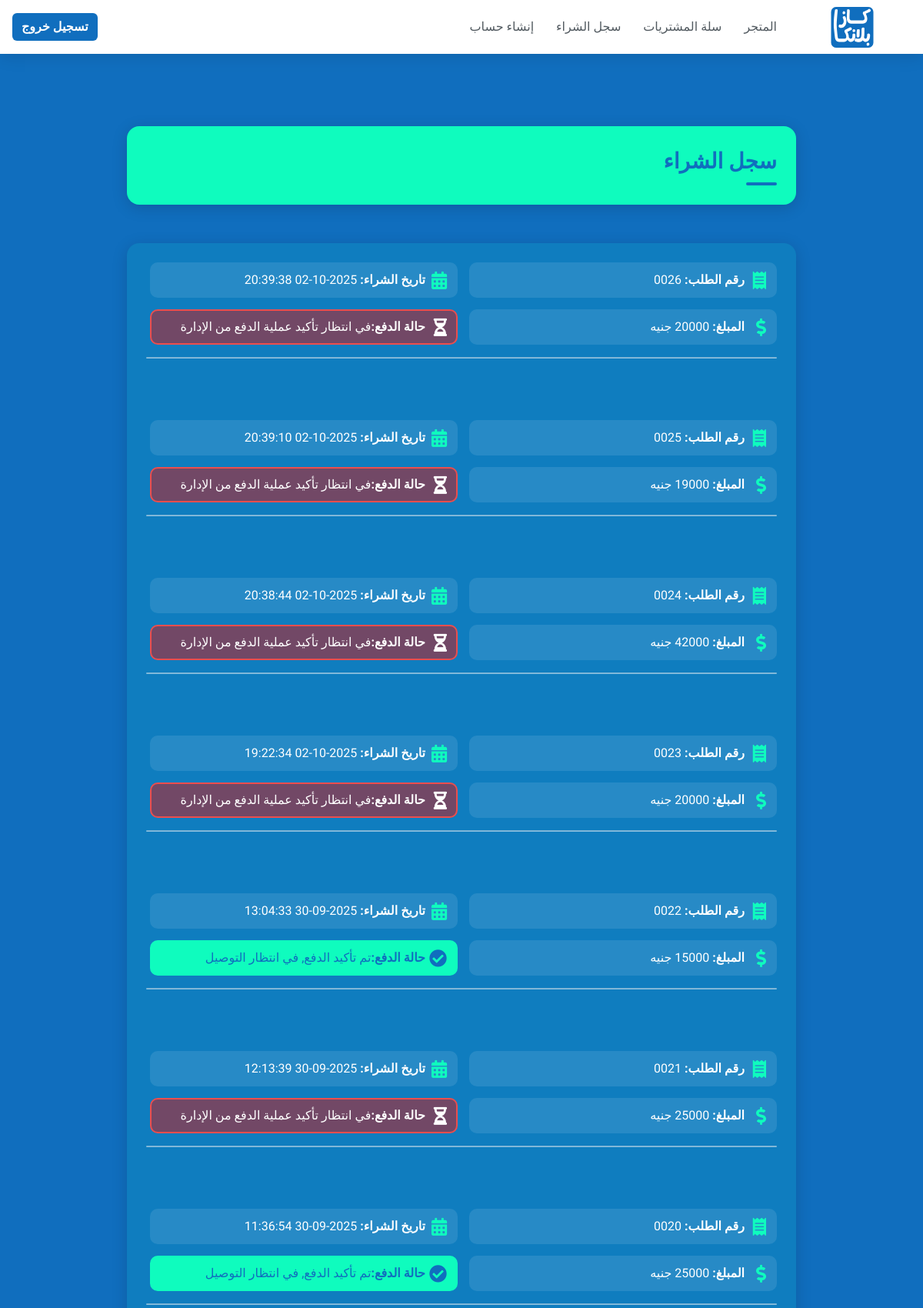
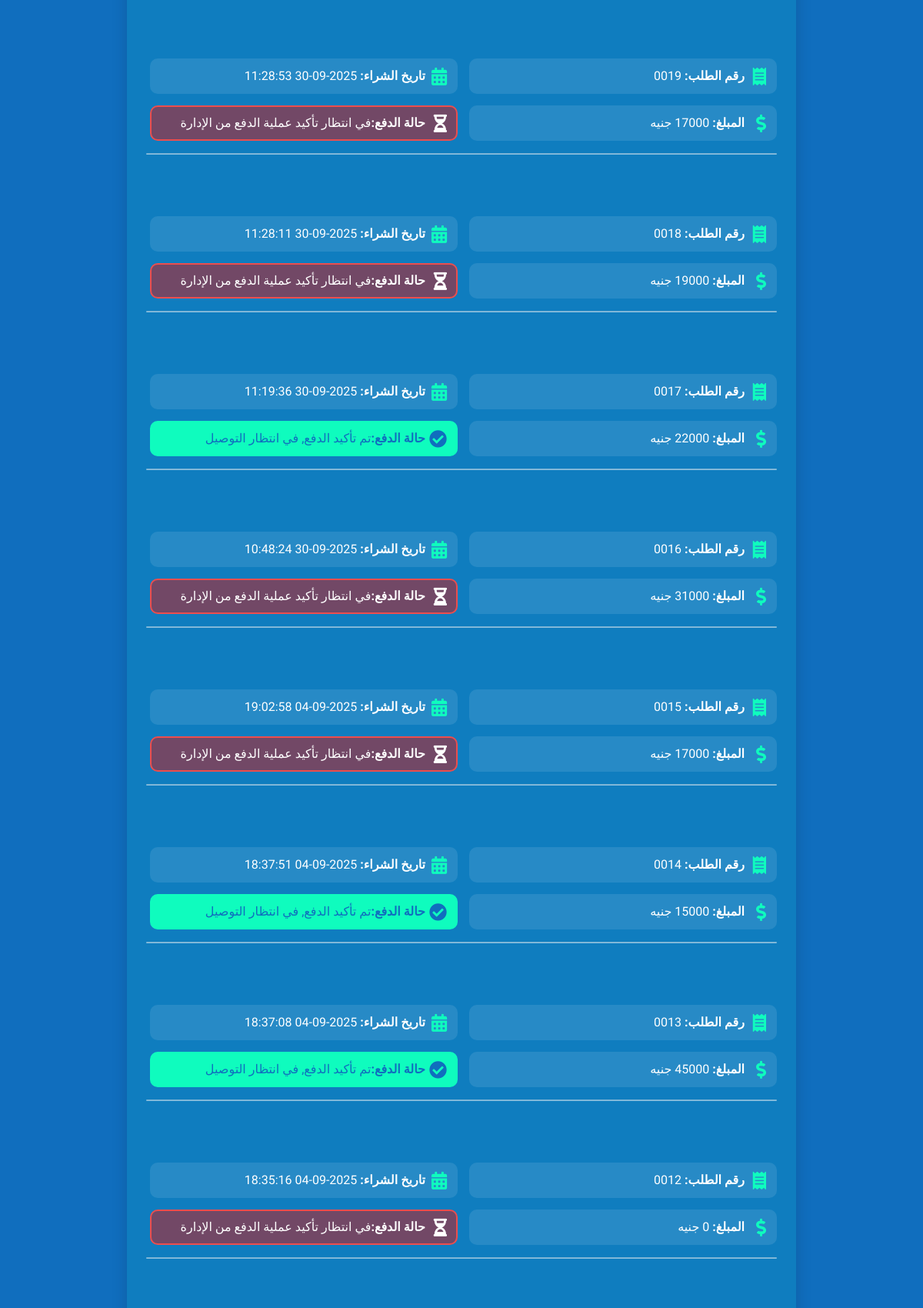
/purchase-history/ (signed in, upper part), run on the app's committed database (2 pictures, top to bottom).
### store/models.py (models this page shows, shortened)
class Payment(models.Model):
    customer = models.ForeignKey(Customer, on_delete=models.CASCADE)
    order = models.ForeignKey(Order, on_delete=models.CASCADE)
    transaction_id = models.CharField(max_length=200)
    amount = models.DecimalField(max_digits=10, decimal_places=0,default=0)
    date_paid = models.DateTimeField(auto_now_add=True)
    is_confirmed = models.BooleanField(default=False, verbose_name="Is Confirmed?")

class Order(models.Model):
    customer = models.ForeignKey(Customer, on_delete=models.SET_NULL, null=True, blank=True)
    date_ordered = models.DateTimeField(auto_now_add=True)
    complete = models.BooleanField(default=False, null=True, blank=False)
    transaction_id = models.CharField(max_length=200, null=True)
    @property
    def get_cart_total(self):
        orderitems = self.orderitem_set.all()
        total = sum([item.get_total for item in orderitems])
        return total

class OrderItem(models.Model):
    product = models.ForeignKey(Product, on_delete=models.SET_NULL, null=True, blank=True)
    order = models.ForeignKey(Order, on_delete=models.SET_NULL, null=True, blank=True)
    quantity = models.IntegerField(default=0, null=True, blank=True)
    date_added = models.DateTimeField(auto_now_add=True)
    @property
    def get_total(self):
        total = self.product.price * self.quantity
        return total

class Product(models.Model):
    CATEGORY_CHOICES = (
        ('men', 'رجالي'),
        ('women', 'نسائي'),
        ('kids', 'أطفالي'),
    )
    CLOTHE_CATEGORY_CHOICES = (
        ('t-shirt', 'تي شيرتات'),
        ('shirts', 'قمصان'),
        ('pants', 'بناطلين'),
        ('jackets', 'جاكيتات'),
        ('suits', 'بدلات'),
        ('sportswear', 'ملابس رياضية'),
        ('jeans', 'جينز'),
        ('hoodies', 'هوديز'),
        ('dresses', 'فساتين'),
        ('blouses', 'بلوزات'),
        ('abayas', 'عبايات'),
        ('pajamas', 'بيجامات'),
        ('bags', 'حقائب'),
        ('sneakers', 'أحذية رياضية'),
        ('formal-shoes', 'أحذية رسمية'),
        ('boots', 'بوتات'),
        ('slippers', 'شباشب'),
        ('caps', 'كابات'),
        ('hats', 'قبعات'),
        ('sunglasses', 'نظارات شمسية'),
        ('watches', 'ساعات'),
)
    name = models.CharField(max_length=200, null=True)
    description = models.TextField(null=True, blank=True)
    price = models.DecimalField(decimal_places=0, max_digits=10, default=0)
    category = models.CharField(max_length=10, choices=CATEGORY_CHOICES, default='men')
    type_of_clothe = models.CharField(max_length=20, choices=CLOTHE_CATEGORY_CHOICES, default='t-shirt')
    image = models.ImageField(null=True, blank=True)

### store/views.py (the view)
# urls.py: path('purchase-history/', views.purchase_history_view, name='purchase_history'),
@login_required(login_url='login')
def purchase_history_view(request):
    customer = request.user.customer
    payments = Payment.objects.filter(customer=request.user.customer).order_by('-date_paid')
    return render(request, 'store/purchase_history.html', {'payments': payments})

### store/templates/store/purchase_history.html (shortened to what this page needs)
{% extends 'store/main.html' %}
{% load static %}
{% block content %}
<link rel="stylesheet" type="text/css" href="{% static 'css/purchase_history.css' %}">
<div class="purchase-content">
    <div class="title-box col-lg-6 mx-auto" dir="rtl">
        <div class="title"><strong>سجل الشراء</strong></div>
    </div>
    <div class="col-lg-6 mx-auto" dir="rtl">
        {% if payments %}
            {% for payment in payments %}
                <div class="purchase-box">
                    <div class="purchase-item">
                        <i class="fas fa-receipt"></i>
                        <p><strong>رقم الطلب:</strong> {{payment.order.transaction_id}}</p>
                    </div>
                    <div class="purchase-item">
                        <i class="fas fa-calendar-alt"></i>
                        <p><strong>تاريخ الشراء:</strong> {{payment.date_paid|date:"Y-m-d H:i:s"}}</p>
                    </div>
                    <div class="purchase-item">
                        <i class="fas fa-dollar-sign"></i>
                        <p><strong>المبلغ:</strong> {{payment.order.get_cart_total}} جنيه</p>
                    </div>
                    <div class="purchase-item payment_status">
                        {% if payment.is_confirmed %}
                                <p class="confirmed"><strong>حالة الدفع:</strong>تم تأكيد الدفع, في انتظار التوصيل</p>
                        {% else %}
                                <i class="fas fa-hourglass-half"></i>
                                <p class="pending"><strong>حالة الدفع:</strong>في انتظار تأكيد عملية الدفع من الإدارة</p>
                        {% endif %}
                    </div>
                </div>
                <hr>
                {% endfor %}
        {% else %}
                <p style="color: #fff; font-weight: 600;">لا توجد مشتريات سابقة</p>
        {% endif %}
    </div>
</div>
{% endblock content %}

### static/css/main.css (style rules this page uses)
body { background: #106EBE; font-family: "Tajawal", sans-serif; }
.col-lg-4, .col-lg-6, .col-lg-8, .col-lg-12 { margin-top: 10px; }
@media (max-width: 1200px) { .col-lg-12, .col-lg-8, .col-lg-6, .col-lg-4 { width: 100%!important; margin-top: 10px; } }

### static/css/purchase_history.css (style rules this page uses)
.purchase-content { min-height: 60vh; display: flex; flex-direction: column; gap: 10px; align-items: center; justify-content: center; padding: 10px; padding-top: 30px; position: relative; }
.purchase-content .col-lg-6 { background: rgba(15, 252, 190, 0.1); border-radius: 16px; padding: 25px; color: #0FFCBE; position: relative; text-align: right; direction: rtl; box-shadow: 0 4px 20px rgba(0,0,0,0.15); width: 870px !important; max-width: 870px; margin-top: 20px; margin-bottom: 20px; }
.purchase-content .title-box { background: #0FFCBE; }
.col-lg-6 .title { font-size: 28px; font-weight: 700; color: #106EBE; margin-bottom: 10px; position: relative; }
.col-lg-6 .title::before { content: ''; position: absolute; right: 0; bottom: -10px; width: 40px; height: 4px; background: #106EBE; border-radius: 3px; }
.col-lg-6 .purchase-box { margin: 0; display: flex; gap: 15px; flex-wrap: wrap; justify-content: flex-start; }
.col-lg-6 hr { background-color: #fff; border-radius: 6px; height: 1px; opacity: 0.5; margin-bottom: 80px; }
.purchase-box .purchase-item { position: relative; display: flex; align-items: center; margin-bottom: 0; flex: 0 0 calc((100% / 2) - 10px); gap: 10px; }
.purchase-box .purchase-item .confirmed, .purchase-box .purchase-item .pending { border-radius: 10px; padding: 12px; font-weight: 500; margin: 0; text-align: right; padding: 9px 40px 9px 15px; font-size: 16px; border-radius: 10px; box-sizing: border-box; }
.purchase-box .purchase-item .confirmed { background: #0FFCBE; border: 2px solid #0ffcbe; color: #106ebe; }
.purchase-box .purchase-item .pending { background: #c61c1c8a; border: 2px solid #eb4e4e; color: #fff; }
.purchase-box .purchase-item:nth-child(n+4) { flex: 0 0 calc((100% / 2) - 10px); }
.purchase-box .purchase-item i { position: absolute; right: 14px; font-size: 23px; color: #0FFCBE; pointer-events: none; transition: color 0.3s ease; }
.purchase-item.payment_status .fa-hourglass-half { position: absolute; right: 14px; font-size: 23px; color: #fff; pointer-events: none; transition: color 0.3s ease; }
.col-lg-6 .purchase-item p { flex: 1; padding: 9px 40px 9px 15px; font-size: 16px; background: rgba(255, 255, 255, 0.1); border-radius: 10px; border: 2px solid transparent; font-weight: 500; margin: 0; box-sizing: border-box; color: #fff; }

### data on the page
Payment: order.transaction_id "0026", date_paid "2025-10-02 20:39:38", is_confirmed False (drawn), shows "حالة الدفع:"
Payment: order.transaction_id "0025", date_paid "2025-10-02 20:39:10", is_confirmed False (drawn), shows "حالة الدفع:"
Payment: order.transaction_id "0024", date_paid "2025-10-02 20:38:44", order.get_cart_total "42000", is_confirmed False (drawn), shows "حالة الدفع:"
Payment: order.transaction_id "0023", date_paid "2025-10-02 19:22:34", is_confirmed False (drawn), shows "حالة الدفع:"
Payment: order.transaction_id "0022", date_paid "2025-09-30 13:04:33", shows "حالة الدفع:", is_confirmed "تم تأكيد الدفع, في انتظار التوصيل"
Payment: order.transaction_id "0021", date_paid "2025-09-30 12:13:39", is_confirmed False (drawn), shows "حالة الدفع:"
Payment: order.transaction_id "0020", date_paid "2025-09-30 11:36:54", shows "حالة الدفع:", is_confirmed "تم تأكيد الدفع, في انتظار التوصيل"
Payment: order.transaction_id "0019", date_paid "2025-09-30 11:28:53", is_confirmed False (drawn), shows "حالة الدفع:"
Payment: order.transaction_id "0018", date_paid "2025-09-30 11:28:11", is_confirmed False (drawn), shows "حالة الدفع:"
Payment: order.transaction_id "0017", date_paid "2025-09-30 11:19:36", shows "حالة الدفع:", is_confirmed "تم تأكيد الدفع, في انتظار التوصيل"
Payment: order.transaction_id "0016", date_paid "2025-09-30 10:48:24", is_confirmed False (drawn), shows "حالة الدفع:"
Payment: order.transaction_id "0015", date_paid "2025-09-04 19:02:58", is_confirmed False (drawn), shows "حالة الدفع:"
Payment: order.transaction_id "0014", date_paid "2025-09-04 18:37:51", shows "حالة الدفع:", is_confirmed "تم تأكيد الدفع, في انتظار التوصيل"
Payment: order.transaction_id "0013", date_paid "2025-09-04 18:37:08", order.get_cart_total "45000", shows "حالة الدفع:", is_confirmed "تم تأكيد الدفع, في انتظار التوصيل"
Payment: order.transaction_id "0012", date_paid "2025-09-04 18:35:16", is_confirmed False (drawn), shows "حالة الدفع:"
